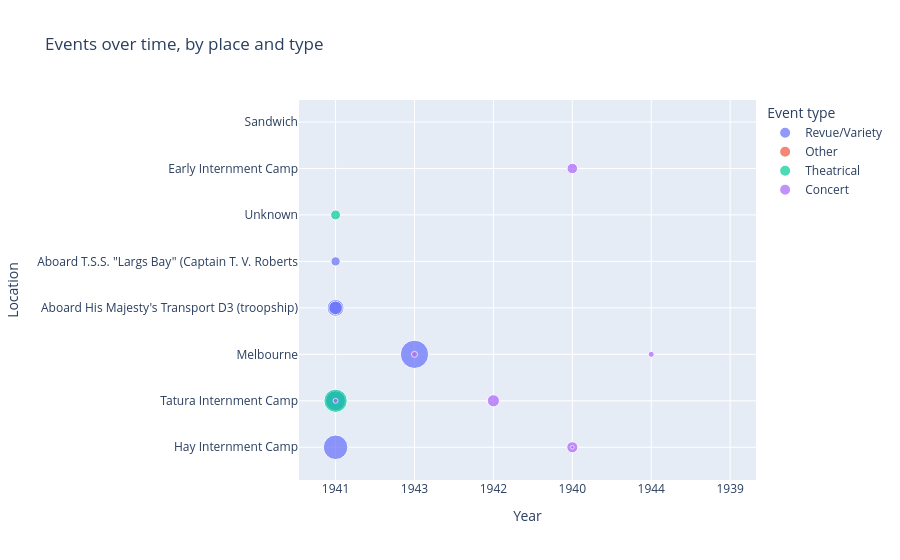

The cell this chart's notebook holds for it:
### Code cell
fig = px.scatter(
    by_year,
    x="year", y="place_short",
    color="type_category", size="num_credited",
    hover_name="title",
    title="Events over time, by place and type",
    labels={"year": "Year", "place_short": "Location", "type_category": "Event type", "num_credited": "People credited"},
)
fig.update_xaxes(type="category")
fig.show()

### Figure 1 — Plotly figure (JSON) as saved in the notebook; plotly's stock layout.template omitted (floating-point values rounded to 4 significant figures)
{"data": [{"hovertemplate": "<b>%{hovertext}</b><br><br>Event type=Revue/Variety<br>Year=%{x}<br>Location=%{y}<br>People credited=%{marker.size}<extra></extra>", "hovertext": ["Snowhite Joins Up", "Wir Reisen um die Welt / We Travel Round the World", "Sergeant Snow White", "We're In Love!!! (A Rumbling Riot of Rollicking Revue)", "V for Victory - Variety (Ship's Concert)", "Stars of the Seven Seas (A Non Stop Variety Show)"], "legendgroup": "Revue/Variety", "marker": {"color": "#636efa", "size": [49, 32, 65, 23, 15, 7], "sizemode": "area", "sizeref": 0.1625, "symbol": "circle"}, "mode": "markers", "name": "Revue/Variety", "orientation": "h", "showlegend": true, "type": "scatter", "x": [1941, 1941, 1943, 1941, 1941, 1941], "xaxis": "x", "y": ["Hay Internment Camp", "Tatura Internment Camp", "Melbourne", "Aboard His Majesty's Transport D3 (troopship)", "Aboard His Majesty's Transport D3 (troopship)", "Aboard T.S.S. \"Largs Bay\" (Captain T. V. Roberts"], "yaxis": "y"}, {"hovertemplate": "<b>%{hovertext}</b><br><br>Event type=Other<br>Year=%{x}<br>Location=%{y}<br>People credited=%{marker.size}<extra></extra>", "hovertext": ["Don't Release Me, Mr. Layton (song manuscript)", "Hebraeische Lieder, gesungen beim Oneg Schabbat (Hebrew Songs Sung at the Oneg Shabbat)", "8th Aust. Employment Coy March", "Sandstorms / Hay Days (song manuscript)"], "legendgroup": "Other", "marker": {"color": "#EF553B", "size": [0, 0, 1, 0], "sizemode": "area", "sizeref": 0.1625, "symbol": "circle"}, "mode": "markers", "name": "Other", "orientation": "h", "showlegend": true, "type": "scatter", "x": [1941, 1941, 1943, 1941], "xaxis": "x", "y": ["Hay Internment Camp", "Tatura Internment Camp", "Melbourne", "Hay Internment Camp"], "yaxis": "y"}, {"hovertemplate": "<b>%{hovertext}</b><br><br>Event type=Theatrical<br>Year=%{x}<br>Location=%{y}<br>People credited=%{marker.size}<extra></extra>", "hovertext": ["Die Geschichte vom braven Soldaten Schwejk (The Story of the Good Soldier Schwejk)", "The Ceramic Reparteg Club Presents: A Fruity Melodramma"], "legendgroup": "Theatrical", "marker": {"color": "#00cc96", "size": [44, 8], "sizemode": "area", "sizeref": 0.1625, "symbol": "circle"}, "mode": "markers", "name": "Theatrical", "orientation": "h", "showlegend": true, "type": "scatter", "x": [1941, 1941], "xaxis": "x", "y": ["Tatura Internment Camp", "Unknown"], "yaxis": "y"}, {"hovertemplate": "<b>%{hovertext}</b><br><br>Event type=Concert<br>Year=%{x}<br>Location=%{y}<br>People credited=%{marker.size}<extra></extra>", "hovertext": ["Grosses Unterhaltungskonzert (Grand Entertainment Concert)", "Arien Abend (Aria Evening)", "M. Pietruschka Chamber Concert (untitled programme)", "1st Concert (Recreation Department)", "Free Concerts for the Forces - Jeanne Gautier & Raymond Lambert", "Free Concerts for the Fighting Services - Edward Goll & Thea Philips", "Piano Recital - Peter Stadlen (Three Sonatas)", "Kitchener Camp Orchestral Concert"], "legendgroup": "Concert", "marker": {"color": "#ab63fa", "size": [12, 2, 10, 9, 3, 3, 1, 0], "sizemode": "area", "sizeref": 0.1625, "symbol": "circle"}, "mode": "markers", "name": "Concert", "orientation": "h", "showlegend": true, "type": "scatter", "x": [1942, 1941, 1940, 1940, 1944, 1943, 1940, 1939], "xaxis": "x", "y": ["Tatura Internment Camp", "Tatura Internment Camp", "Hay Internment Camp", "Early Internment Camp", "Melbourne", "Melbourne", "Hay Internment Camp", "Sandwich"], "yaxis": "y"}], "layout": {"legend": {"itemsizing": "constant", "title": {"text": "Event type"}, "tracegroupgap": 0}, "title": {"text": "Events over time, by place and type"}, "xaxis": {"anchor": "y", "domain": [0, 1], "title": {"text": "Year"}, "type": "category"}, "yaxis": {"anchor": "x", "domain": [0, 1], "title": {"text": "Location"}}}}
